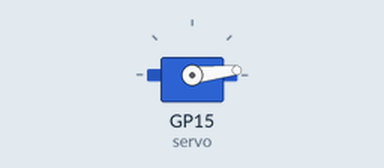
Recording of a program running on a simulated Raspberry Pi Pico running MicroPython. Shown: servo. Servo angles are drawn from the pulse width (0.5 ms = 0°, 2.5 ms = 180°).

Above: at 0.05 s.
At 0.45 s:
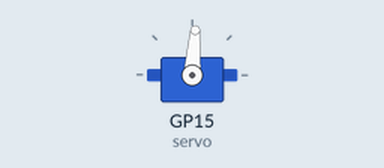
At 0.9 s:
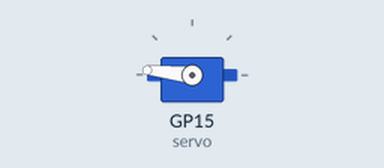
At 1.75 s:
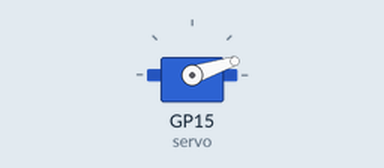
Timing chart, 0 to 4.2 s (numbered marks = the images above):
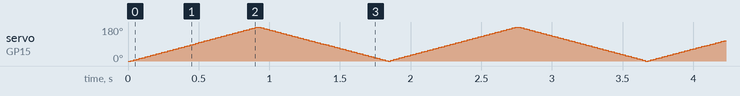

The program:

servo_test.py
```python
"""
servo_test.py — sweeps a servo back and forth
Servo signal pin: GP15 (change SERVO_PIN if needed)
"""

from machine import Pin, PWM
import utime

SERVO_PIN = 15
PWM_FREQ  = 50       # Hz — standard servo frequency

# Pulse widths in microseconds
MIN_US = 500         # ~0°
MAX_US = 2500        # ~180°

servo = PWM(Pin(SERVO_PIN), freq=PWM_FREQ)

def set_us(us):
    # Convert microseconds to 16-bit duty cycle at 50Hz (period = 20000us)
    duty = int(us / 20_000 * 65535)
    servo.duty_u16(duty)

def set_angle(deg):
    us = MIN_US + (MAX_US - MIN_US) * deg // 180
    set_us(us)

# Sweep back and forth
while True:
    for angle in range(0, 181, 2):
        set_angle(angle)
        utime.sleep_ms(10)
    for angle in range(180, -1, -2):
        set_angle(angle)
        utime.sleep_ms(10)
```
